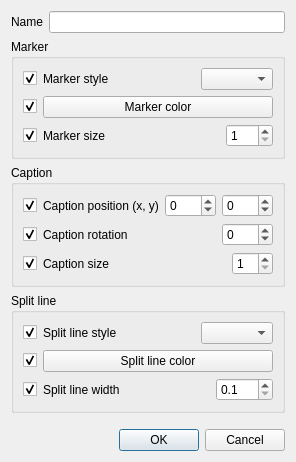
<?xml version="1.0" encoding="UTF-8"?>
<ui version="4.0">
 <class>pointConfigDialog</class>
 <widget class="QDialog" name="pointConfigDialog">
  <property name="windowModality">
   <enum>Qt::WindowModal</enum>
  </property>
  <property name="windowTitle">
   <string>Configure point style</string>
  </property>
  <layout class="QVBoxLayout" name="verticalLayout_4">
   <item>
    <widget class="QWidget" name="nameWidget" native="true">
     <layout class="QHBoxLayout" name="horizontalLayout">
      <property name="leftMargin">
       <number>0</number>
      </property>
      <property name="topMargin">
       <number>0</number>
      </property>
      <property name="rightMargin">
       <number>0</number>
      </property>
      <property name="bottomMargin">
       <number>0</number>
      </property>
      <item>
       <widget class="QLabel" name="label">
        <property name="text">
         <string>Name</string>
        </property>
       </widget>
      </item>
      <item>
       <widget class="QLineEdit" name="nameEdit"/>
      </item>
     </layout>
    </widget>
   </item>
   <item>
    <widget class="QGroupBox" name="groupBox">
     <property name="title">
      <string>Marker</string>
     </property>
     <layout class="QVBoxLayout" name="verticalLayout">
      <item>
       <layout class="QHBoxLayout" name="horizontalLayout_1">
        <item>
         <widget class="QCheckBox" name="markerStyleCheckBox">
          <property name="toolTip">
           <string>Whether to change this property for selected points</string>
          </property>
          <property name="checked">
           <bool>true</bool>
          </property>
         </widget>
        </item>
        <item>
         <widget class="QWidget" name="markerStyleWidget" native="true">
          <property name="sizePolicy">
           <sizepolicy hsizetype="MinimumExpanding" vsizetype="Preferred">
            <horstretch>0</horstretch>
            <verstretch>0</verstretch>
           </sizepolicy>
          </property>
          <layout class="QHBoxLayout" name="horizontalLayout_5">
           <property name="leftMargin">
            <number>0</number>
           </property>
           <property name="topMargin">
            <number>0</number>
           </property>
           <property name="rightMargin">
            <number>0</number>
           </property>
           <property name="bottomMargin">
            <number>0</number>
           </property>
           <item>
            <widget class="QLabel" name="label_1">
             <property name="sizePolicy">
              <sizepolicy hsizetype="MinimumExpanding" vsizetype="Preferred">
               <horstretch>0</horstretch>
               <verstretch>0</verstretch>
              </sizepolicy>
             </property>
             <property name="text">
              <string>Marker style</string>
             </property>
            </widget>
           </item>
           <item>
            <widget class="QComboBox" name="markerStyleCombo">
             <property name="toolTip">
              <string>The shape of the marker</string>
             </property>
            </widget>
           </item>
          </layout>
         </widget>
        </item>
       </layout>
      </item>
      <item>
       <layout class="QHBoxLayout" name="horizontalLayout_2">
        <item>
         <widget class="QCheckBox" name="markerColorCheckBox">
          <property name="toolTip">
           <string>Whether to change this property for selected points</string>
          </property>
          <property name="checked">
           <bool>true</bool>
          </property>
         </widget>
        </item>
        <item>
         <widget class="ColorChooser" name="markerColorButton">
          <property name="sizePolicy">
           <sizepolicy hsizetype="MinimumExpanding" vsizetype="Fixed">
            <horstretch>0</horstretch>
            <verstretch>0</verstretch>
           </sizepolicy>
          </property>
          <property name="toolTip">
           <string>The color of the marker</string>
          </property>
          <property name="text">
           <string>Marker color</string>
          </property>
         </widget>
        </item>
       </layout>
      </item>
      <item>
       <layout class="QHBoxLayout" name="horizontalLayout_3">
        <item>
         <widget class="QCheckBox" name="markerSizeCheckBox">
          <property name="toolTip">
           <string>Whether to change this property for selected points</string>
          </property>
          <property name="checked">
           <bool>true</bool>
          </property>
         </widget>
        </item>
        <item>
         <widget class="QWidget" name="markerSizeWidget" native="true">
          <property name="sizePolicy">
           <sizepolicy hsizetype="MinimumExpanding" vsizetype="Preferred">
            <horstretch>0</horstretch>
            <verstretch>0</verstretch>
           </sizepolicy>
          </property>
          <layout class="QHBoxLayout" name="horizontalLayout_9">
           <property name="leftMargin">
            <number>0</number>
           </property>
           <property name="topMargin">
            <number>0</number>
           </property>
           <property name="rightMargin">
            <number>0</number>
           </property>
           <property name="bottomMargin">
            <number>0</number>
           </property>
           <item>
            <widget class="QLabel" name="label_2">
             <property name="sizePolicy">
              <sizepolicy hsizetype="MinimumExpanding" vsizetype="Preferred">
               <horstretch>0</horstretch>
               <verstretch>0</verstretch>
              </sizepolicy>
             </property>
             <property name="text">
              <string>Marker size</string>
             </property>
            </widget>
           </item>
           <item>
            <widget class="QSpinBox" name="markerSizeSpinBox">
             <property name="toolTip">
              <string>The size of the marker</string>
             </property>
             <property name="minimum">
              <number>1</number>
             </property>
             <property name="maximum">
              <number>100</number>
             </property>
            </widget>
           </item>
          </layout>
         </widget>
        </item>
       </layout>
      </item>
     </layout>
    </widget>
   </item>
   <item>
    <widget class="QGroupBox" name="groupBox_3">
     <property name="title">
      <string>Caption</string>
     </property>
     <layout class="QVBoxLayout" name="verticalLayout_3">
      <item>
       <layout class="QHBoxLayout" name="horizontalLayout_4">
        <item>
         <widget class="QCheckBox" name="captionPositionCheckBox">
          <property name="toolTip">
           <string>Whether to change this property for selected points</string>
          </property>
          <property name="checked">
           <bool>true</bool>
          </property>
         </widget>
        </item>
        <item>
         <widget class="QWidget" name="captionPositionWidget" native="true">
          <property name="sizePolicy">
           <sizepolicy hsizetype="MinimumExpanding" vsizetype="Preferred">
            <horstretch>0</horstretch>
            <verstretch>0</verstretch>
           </sizepolicy>
          </property>
          <layout class="QHBoxLayout" name="horizontalLayout_12">
           <property name="leftMargin">
            <number>0</number>
           </property>
           <property name="topMargin">
            <number>0</number>
           </property>
           <property name="rightMargin">
            <number>0</number>
           </property>
           <property name="bottomMargin">
            <number>0</number>
           </property>
           <item>
            <widget class="QLabel" name="label_3">
             <property name="sizePolicy">
              <sizepolicy hsizetype="MinimumExpanding" vsizetype="Preferred">
               <horstretch>0</horstretch>
               <verstretch>0</verstretch>
              </sizepolicy>
             </property>
             <property name="text">
              <string>Caption position (x, y)</string>
             </property>
            </widget>
           </item>
           <item>
            <widget class="QSpinBox" name="captionPositionXSpinBox">
             <property name="toolTip">
              <string>The position of the caption</string>
             </property>
             <property name="minimum">
              <number>-999</number>
             </property>
             <property name="maximum">
              <number>999</number>
             </property>
            </widget>
           </item>
           <item>
            <widget class="QSpinBox" name="captionPositionYSpinBox">
             <property name="toolTip">
              <string>The position of the caption</string>
             </property>
             <property name="minimum">
              <number>-999</number>
             </property>
             <property name="maximum">
              <number>999</number>
             </property>
            </widget>
           </item>
          </layout>
         </widget>
        </item>
       </layout>
      </item>
      <item>
       <layout class="QHBoxLayout" name="horizontalLayout_15">
        <item>
         <widget class="QCheckBox" name="captionRotationCheckBox">
          <property name="toolTip">
           <string>Whether to change this property for selected points</string>
          </property>
          <property name="checked">
           <bool>true</bool>
          </property>
         </widget>
        </item>
        <item>
         <widget class="QWidget" name="captionRotationWidget" native="true">
          <property name="sizePolicy">
           <sizepolicy hsizetype="MinimumExpanding" vsizetype="Preferred">
            <horstretch>0</horstretch>
            <verstretch>0</verstretch>
           </sizepolicy>
          </property>
          <layout class="QHBoxLayout" name="horizontalLayout_16">
           <property name="leftMargin">
            <number>0</number>
           </property>
           <property name="topMargin">
            <number>0</number>
           </property>
           <property name="rightMargin">
            <number>0</number>
           </property>
           <property name="bottomMargin">
            <number>0</number>
           </property>
           <item>
            <widget class="QLabel" name="label_5">
             <property name="sizePolicy">
              <sizepolicy hsizetype="MinimumExpanding" vsizetype="Preferred">
               <horstretch>0</horstretch>
               <verstretch>0</verstretch>
              </sizepolicy>
             </property>
             <property name="text">
              <string>Caption rotation</string>
             </property>
            </widget>
           </item>
           <item>
            <widget class="QSpinBox" name="captionRotationSpinBox">
             <property name="toolTip">
              <string>The rotation angle of the caption in degrees</string>
             </property>
             <property name="minimum">
              <number>-179</number>
             </property>
             <property name="maximum">
              <number>180</number>
             </property>
            </widget>
           </item>
          </layout>
         </widget>
        </item>
       </layout>
      </item>
      <item>
       <layout class="QHBoxLayout" name="horizontalLayout_11">
        <item>
         <widget class="QCheckBox" name="captionSizeCheckBox">
          <property name="toolTip">
           <string>Whether to change this property for selected points</string>
          </property>
          <property name="checked">
           <bool>true</bool>
          </property>
         </widget>
        </item>
        <item>
         <widget class="QWidget" name="captionSizeWidget" native="true">
          <property name="sizePolicy">
           <sizepolicy hsizetype="MinimumExpanding" vsizetype="Preferred">
            <horstretch>0</horstretch>
            <verstretch>0</verstretch>
           </sizepolicy>
          </property>
          <layout class="QHBoxLayout" name="horizontalLayout_14">
           <property name="leftMargin">
            <number>0</number>
           </property>
           <property name="topMargin">
            <number>0</number>
           </property>
           <property name="rightMargin">
            <number>0</number>
           </property>
           <property name="bottomMargin">
            <number>0</number>
           </property>
           <item>
            <widget class="QLabel" name="label_4">
             <property name="sizePolicy">
              <sizepolicy hsizetype="MinimumExpanding" vsizetype="Preferred">
               <horstretch>0</horstretch>
               <verstretch>0</verstretch>
              </sizepolicy>
             </property>
             <property name="text">
              <string>Caption size</string>
             </property>
            </widget>
           </item>
           <item>
            <widget class="QSpinBox" name="captionSizeSpinBox">
             <property name="toolTip">
              <string>The size of the caption</string>
             </property>
             <property name="minimum">
              <number>1</number>
             </property>
            </widget>
           </item>
          </layout>
         </widget>
        </item>
       </layout>
      </item>
     </layout>
    </widget>
   </item>
   <item>
    <widget class="QGroupBox" name="groupBox_2">
     <property name="title">
      <string>Split line</string>
     </property>
     <layout class="QVBoxLayout" name="verticalLayout_2">
      <item>
       <layout class="QHBoxLayout" name="horizontalLayout_13">
        <item>
         <widget class="QCheckBox" name="lineStyleCheckBox">
          <property name="toolTip">
           <string>Whether to change this property for selected points</string>
          </property>
          <property name="checked">
           <bool>true</bool>
          </property>
         </widget>
        </item>
        <item>
         <widget class="QWidget" name="lineStyleWidget" native="true">
          <property name="sizePolicy">
           <sizepolicy hsizetype="MinimumExpanding" vsizetype="Preferred">
            <horstretch>0</horstretch>
            <verstretch>0</verstretch>
           </sizepolicy>
          </property>
          <layout class="QHBoxLayout" name="horizontalLayout_6">
           <property name="leftMargin">
            <number>0</number>
           </property>
           <property name="topMargin">
            <number>0</number>
           </property>
           <property name="rightMargin">
            <number>0</number>
           </property>
           <property name="bottomMargin">
            <number>0</number>
           </property>
           <item>
            <widget class="QLabel" name="label_6">
             <property name="sizePolicy">
              <sizepolicy hsizetype="MinimumExpanding" vsizetype="Preferred">
               <horstretch>0</horstretch>
               <verstretch>0</verstretch>
              </sizepolicy>
             </property>
             <property name="text">
              <string>Split line style</string>
             </property>
            </widget>
           </item>
           <item>
            <widget class="QComboBox" name="lineStyleCombo">
             <property name="toolTip">
              <string>The style of the split line</string>
             </property>
            </widget>
           </item>
          </layout>
         </widget>
        </item>
       </layout>
      </item>
      <item>
       <layout class="QHBoxLayout" name="horizontalLayout_7">
        <item>
         <widget class="QCheckBox" name="lineColorCheckBox">
          <property name="toolTip">
           <string>Whether to change this property for selected points</string>
          </property>
          <property name="checked">
           <bool>true</bool>
          </property>
         </widget>
        </item>
        <item>
         <widget class="ColorChooser" name="lineColorButton">
          <property name="sizePolicy">
           <sizepolicy hsizetype="MinimumExpanding" vsizetype="Fixed">
            <horstretch>0</horstretch>
            <verstretch>0</verstretch>
           </sizepolicy>
          </property>
          <property name="toolTip">
           <string>The color of the split line</string>
          </property>
          <property name="text">
           <string>Split line color</string>
          </property>
         </widget>
        </item>
       </layout>
      </item>
      <item>
       <layout class="QHBoxLayout" name="horizontalLayout_8">
        <item>
         <widget class="QCheckBox" name="lineWidthCheckBox">
          <property name="toolTip">
           <string>Whether to change this property for selected points</string>
          </property>
          <property name="checked">
           <bool>true</bool>
          </property>
         </widget>
        </item>
        <item>
         <widget class="QWidget" name="lineWidthWidget" native="true">
          <property name="sizePolicy">
           <sizepolicy hsizetype="MinimumExpanding" vsizetype="Preferred">
            <horstretch>0</horstretch>
            <verstretch>0</verstretch>
           </sizepolicy>
          </property>
          <layout class="QHBoxLayout" name="horizontalLayout_10">
           <property name="leftMargin">
            <number>0</number>
           </property>
           <property name="topMargin">
            <number>0</number>
           </property>
           <property name="rightMargin">
            <number>0</number>
           </property>
           <property name="bottomMargin">
            <number>0</number>
           </property>
           <item>
            <widget class="QLabel" name="label_7">
             <property name="sizePolicy">
              <sizepolicy hsizetype="MinimumExpanding" vsizetype="Preferred">
               <horstretch>0</horstretch>
               <verstretch>0</verstretch>
              </sizepolicy>
             </property>
             <property name="text">
              <string>Split line width</string>
             </property>
            </widget>
           </item>
           <item>
            <widget class="QDoubleSpinBox" name="lineWidthSpinBox">
             <property name="toolTip">
              <string>The width of the split line</string>
             </property>
             <property name="decimals">
              <number>1</number>
             </property>
             <property name="minimum">
              <double>0.100000000000000</double>
             </property>
             <property name="singleStep">
              <double>0.100000000000000</double>
             </property>
            </widget>
           </item>
          </layout>
         </widget>
        </item>
       </layout>
      </item>
     </layout>
    </widget>
   </item>
   <item>
    <spacer name="verticalSpacer">
     <property name="orientation">
      <enum>Qt::Vertical</enum>
     </property>
     <property name="sizeHint" stdset="0">
      <size>
       <width>0</width>
       <height>10</height>
      </size>
     </property>
    </spacer>
   </item>
   <item>
    <widget class="QDialogButtonBox" name="buttonBox">
     <property name="orientation">
      <enum>Qt::Horizontal</enum>
     </property>
     <property name="standardButtons">
      <set>QDialogButtonBox::Cancel|QDialogButtonBox::Ok</set>
     </property>
    </widget>
   </item>
  </layout>
 </widget>
 <customwidgets>
  <customwidget>
   <class>ColorChooser</class>
   <extends>QPushButton</extends>
   <header>gpxviewer.colorchooser</header>
  </customwidget>
 </customwidgets>
 <resources/>
 <connections>
  <connection>
   <sender>buttonBox</sender>
   <signal>accepted()</signal>
   <receiver>pointConfigDialog</receiver>
   <slot>accept()</slot>
   <hints>
    <hint type="sourcelabel">
     <x>183</x>
     <y>545</y>
    </hint>
    <hint type="destinationlabel">
     <x>157</x>
     <y>251</y>
    </hint>
   </hints>
  </connection>
  <connection>
   <sender>buttonBox</sender>
   <signal>rejected()</signal>
   <receiver>pointConfigDialog</receiver>
   <slot>reject()</slot>
   <hints>
    <hint type="sourcelabel">
     <x>183</x>
     <y>545</y>
    </hint>
    <hint type="destinationlabel">
     <x>253</x>
     <y>251</y>
    </hint>
   </hints>
  </connection>
  <connection>
   <sender>markerStyleCheckBox</sender>
   <signal>toggled(bool)</signal>
   <receiver>markerStyleWidget</receiver>
   <slot>setEnabled(bool)</slot>
   <hints>
    <hint type="sourcelabel">
     <x>25</x>
     <y>56</y>
    </hint>
    <hint type="destinationlabel">
     <x>181</x>
     <y>56</y>
    </hint>
   </hints>
  </connection>
  <connection>
   <sender>captionSizeCheckBox</sender>
   <signal>toggled(bool)</signal>
   <receiver>captionSizeWidget</receiver>
   <slot>setEnabled(bool)</slot>
   <hints>
    <hint type="sourcelabel">
     <x>37</x>
     <y>310</y>
    </hint>
    <hint type="destinationlabel">
     <x>227</x>
     <y>316</y>
    </hint>
   </hints>
  </connection>
  <connection>
   <sender>captionPositionCheckBox</sender>
   <signal>toggled(bool)</signal>
   <receiver>captionPositionWidget</receiver>
   <slot>setEnabled(bool)</slot>
   <hints>
    <hint type="sourcelabel">
     <x>25</x>
     <y>220</y>
    </hint>
    <hint type="destinationlabel">
     <x>181</x>
     <y>220</y>
    </hint>
   </hints>
  </connection>
  <connection>
   <sender>lineColorCheckBox</sender>
   <signal>toggled(bool)</signal>
   <receiver>lineColorButton</receiver>
   <slot>setEnabled(bool)</slot>
   <hints>
    <hint type="sourcelabel">
     <x>37</x>
     <y>433</y>
    </hint>
    <hint type="destinationlabel">
     <x>227</x>
     <y>440</y>
    </hint>
   </hints>
  </connection>
  <connection>
   <sender>lineStyleCheckBox</sender>
   <signal>toggled(bool)</signal>
   <receiver>lineStyleWidget</receiver>
   <slot>setEnabled(bool)</slot>
   <hints>
    <hint type="sourcelabel">
     <x>37</x>
     <y>392</y>
    </hint>
    <hint type="destinationlabel">
     <x>227</x>
     <y>398</y>
    </hint>
   </hints>
  </connection>
  <connection>
   <sender>lineWidthCheckBox</sender>
   <signal>toggled(bool)</signal>
   <receiver>lineWidthWidget</receiver>
   <slot>setEnabled(bool)</slot>
   <hints>
    <hint type="sourcelabel">
     <x>37</x>
     <y>474</y>
    </hint>
    <hint type="destinationlabel">
     <x>227</x>
     <y>480</y>
    </hint>
   </hints>
  </connection>
  <connection>
   <sender>markerSizeCheckBox</sender>
   <signal>toggled(bool)</signal>
   <receiver>markerSizeWidget</receiver>
   <slot>setEnabled(bool)</slot>
   <hints>
    <hint type="sourcelabel">
     <x>25</x>
     <y>138</y>
    </hint>
    <hint type="destinationlabel">
     <x>181</x>
     <y>138</y>
    </hint>
   </hints>
  </connection>
  <connection>
   <sender>markerColorCheckBox</sender>
   <signal>toggled(bool)</signal>
   <receiver>markerColorButton</receiver>
   <slot>setEnabled(bool)</slot>
   <hints>
    <hint type="sourcelabel">
     <x>25</x>
     <y>97</y>
    </hint>
    <hint type="destinationlabel">
     <x>181</x>
     <y>97</y>
    </hint>
   </hints>
  </connection>
  <connection>
   <sender>captionRotationCheckBox</sender>
   <signal>toggled(bool)</signal>
   <receiver>captionRotationWidget</receiver>
   <slot>setEnabled(bool)</slot>
   <hints>
    <hint type="sourcelabel">
     <x>24</x>
     <y>260</y>
    </hint>
    <hint type="destinationlabel">
     <x>248</x>
     <y>267</y>
    </hint>
   </hints>
  </connection>
 </connections>
</ui>
